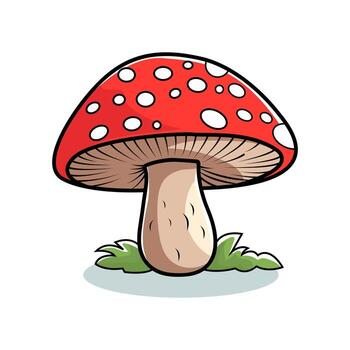
#> input picture samples/bench/07-mushroom-clipart.jpg, 350 x 350 px
$ python -i pipeline.py   (imports and definitions only)
#> lines starting #> are read from the running program, lines starting #| are printed output that depends on the picture; after the words box and inside, x2 and y2 are one past the last pixel; in counts of white or black regions, pixels touching at a corner belong together
### vectorlab/quantize.py
"""Stage 1: palette reduction.

Maps every pixel to one of N palette entries: full colour by k-means,
grayscale by luminance bands, or black and white by a threshold.
"""

import numpy as np

_SRGB_TO_XYZ = np.array(
    [
        [0.4124564, 0.3575761, 0.1804375],
        [0.2126729, 0.7151522, 0.0721750],
        [0.0193339, 0.1191920, 0.9503041],
    ]
)

_D65_WHITE = np.array([0.95047, 1.00000, 1.08883])


def srgb_to_lab(rgb):
    """rgb: float array in [0,1], shape (..., 3) -> CIE Lab."""
    linear = np.where(rgb <= 0.04045, rgb / 12.92, ((rgb + 0.055) / 1.055) ** 2.4)
    xyz = linear @ _SRGB_TO_XYZ.T / _D65_WHITE

    eps = 216.0 / 24389.0
    kappa = 24389.0 / 27.0
    f = np.where(xyz > eps, np.cbrt(xyz), (kappa * xyz + 16.0) / 116.0)

    lab = np.empty_like(xyz)
    lab[..., 0] = 116.0 * f[..., 1] - 16.0
    lab[..., 1] = 500.0 * (f[..., 0] - f[..., 1])
    lab[..., 2] = 200.0 * (f[..., 1] - f[..., 2])
    return lab


def squared_distances(points, centres):
    """(n, k) squared distances, by ||p||^2 - 2 p.c + ||c||^2: a matrix product instead of an
    (n, k, 3) difference array."""
    return np.maximum(
        (points * points).sum(axis=1)[:, None] - 2.0 * points @ centres.T + (centres * centres).sum(axis=1)[None, :], 0.0
    )


def _kmeans_plus_plus_init(points, k, rng):
    centers = [points[rng.integers(len(points))]]
    closest = np.sum((points - centers[0]) ** 2, axis=1)

    for _ in range(k - 1):
        total = float(closest.sum())
        if total <= 0.0:
            centers.append(points[rng.integers(len(points))])
            continue
        pick = rng.random() * total
        index = int(np.searchsorted(np.cumsum(closest), pick))
        index = min(index, len(points) - 1)
        centers.append(points[index])
        closest = np.minimum(closest, np.sum((points - centers[-1]) ** 2, axis=1))

    return np.array(centers)


def _kmeans(points, k, iterations, rng):
    if len(points) <= k:
        return points.copy(), np.arange(len(points))

    centers = _kmeans_plus_plus_init(points, k, rng)
    labels = np.zeros(len(points), dtype=np.int32)

    for _ in range(iterations):
        # Chunked distance computation keeps peak memory bounded.
        for start in range(0, len(points), 65536):
            labels[start : start + 65536] = np.argmin(squared_distances(points[start : start + 65536], centers), axis=1)

        # Every cluster's mean at once; an empty cluster keeps its centre.
        sizes = np.bincount(labels, minlength=k)
        sums = np.stack([np.bincount(labels, weights=points[:, c], minlength=k) for c in range(points.shape[1])], axis=1)
        occupied = sizes > 0
        means = sums[occupied] / sizes[occupied][:, None]
        moved = not np.allclose(means, centers[occupied], atol=1e-4)
        centers[occupied] = means

        if not moved:
            break

    return centers, labels


def quantize_full_color(rgb, color_count, sample_limit=40000, seed=7):
    """rgb: uint8 (h, w, 3). Returns (label_map int32, palette uint8 (k,3))."""
    height, width = rgb.shape[:2]
    flat = rgb.reshape(-1, 3)
    # Each distinct colour is converted and assigned once; pixels look theirs up.
    keys = (flat[:, 0].astype(np.int32) << 16) | (flat[:, 1].astype(np.int32) << 8) | flat[:, 2]
    unique_keys, inverse, counts = np.unique(keys, return_inverse=True, return_counts=True)
    inverse = inverse.ravel()
    colours = np.stack([(unique_keys >> 16) & 255, (unique_keys >> 8) & 255, unique_keys & 255], axis=1) / 255.0
    colour_lab = srgb_to_lab(colours)

    rng = np.random.default_rng(seed)
    if len(flat) > sample_limit:
        sample_index = rng.choice(len(flat), sample_limit, replace=False)
        sample = colour_lab[inverse[sample_index]]
    else:
        sample = colour_lab[inverse]

    centers, _ = _kmeans(sample, color_count, iterations=24, rng=rng)

    colour_labels = np.zeros(len(colour_lab), dtype=np.int32)
    for start in range(0, len(colour_lab), 65536):
        colour_labels[start : start + 65536] = np.argmin(squared_distances(colour_lab[start : start + 65536], centers), axis=1)
    labels = colour_labels[inverse]

    # Empty clusters are dropped and the labels renumbered, so the palette
    # never reports a colour that no pixel actually uses.
    used = np.unique(labels)
    remap = np.full(len(centers), -1, dtype=np.int32)
    remap[used] = np.arange(len(used), dtype=np.int32)

    # Palette in sRGB: mean of the actual pixels assigned to each center,
    # which reads truer than converting the Lab centroid back.
    members = np.bincount(colour_labels, weights=counts, minlength=len(centers))
    sums = np.stack(
        [np.bincount(colour_labels, weights=colours[:, c] * counts, minlength=len(centers)) for c in range(3)], axis=1
    )
    means = sums[used] / members[used][:, None]
    palette = np.clip(means * 255.0, 0, 255).astype(np.uint8)

    return remap[labels].reshape(height, width), palette


# [29 lines left out: functions quantize_grayscale, quantize_monochrome, not called in this run]

### vectorlab/pipeline.py
"""Orchestrates the full raster -> SVG pipeline.

    decode -> quantize -> label regions -> extract rings
           -> simplify -> fit curves -> emit SVG
"""

import math
from dataclasses import dataclass

import numpy as np
from PIL import Image, ImageFilter

from . import curves, regions, simplify, svg
from .quantize import quantize_full_color, quantize_grayscale, quantize_monochrome

MODE_FULL_COLOR = "full_color"
MODE_GRAYSCALE = "grayscale"
MODE_MONOCHROME = "monochrome"


@dataclass
class VectorizeOptions:
    mode: str = MODE_FULL_COLOR
    color_count: int = 8
    gray_count: int = 5
    threshold: int = 128
    max_dimension: int = 640
    upscale: float = 1.0
    presmooth: int = 0
    simplify_epsilon: float = 1.6
    corner_threshold_degrees: float = 42.0
    corner_window: int = 2
    smoothness: float = 1.0
    min_region_area: int = 12
    max_regions: int = 4000
    fit_curves: bool = True
    drop_largest_region: bool = False


class VectorizeRejected(Exception):
    """Raised when the input is beyond what region tracing can represent.

    Failing loudly beats grinding for minutes and emitting a 20 MB file
    of noise: the caller can then fall back, or tell the user plainly.
    """

    def __init__(self, reason, region_count=0):
        super().__init__(reason)
        self.reason = reason
        self.region_count = region_count


@dataclass
class VectorizeResult:
    svg: str
    width: int
    height: int
    shape_count: int
    path_segment_count: int
    palette: list
    notes: tuple = ()


def _load_rgba(path_or_file, max_dimension, upscale, presmooth=0):
    """Returns (rgba, scale) where scale maps source pixels -> traced pixels.

    Upscaling before tracing thickens thin strokes in pixel terms, which
    keeps them from being eaten by simplification.
    """
    image = Image.open(path_or_file).convert("RGBA")
    scale = 1.0

    if upscale and upscale > 1.0:
        scale = float(upscale)
        target = (max(1, round(image.width * scale)), max(1, round(image.height * scale)))
        image = image.resize(target, Image.LANCZOS)

    longest = max(image.size)
    if max_dimension and longest > max_dimension:
        shrink = max_dimension / float(longest)
        scale *= shrink
        target = (max(1, round(image.width * shrink)), max(1, round(image.height * shrink)))
        image = image.resize(target, Image.LANCZOS)

    # Edge-preserving denoise before quantisation. Sensor noise and JPEG
    # ringing otherwise survive as real region boundaries, which is what
    # shatters a photograph into hundreds of speckles.
    if presmooth and presmooth >= 3:
        size = presmooth if presmooth % 2 == 1 else presmooth + 1
        alpha = image.getchannel("A")
        smoothed = image.convert("RGB").filter(ImageFilter.MedianFilter(size))
        image = smoothed.convert("RGBA")
        image.putalpha(alpha)

    return np.array(image), scale


def _quantize(rgb, options):
    if options.mode == MODE_MONOCHROME:
        return quantize_monochrome(rgb, options.threshold)
    if options.mode == MODE_GRAYSCALE:
        return quantize_grayscale(rgb, options.gray_count)
    return quantize_full_color(rgb, options.color_count)


def _collect_regions(label_map, opaque, palette_size, options):
    """Segments first, counts, and rejects before any curve work happens.

    Gating here rather than after tracing is what keeps a noise-heavy
    image from costing minutes to produce something unusable.
    """
    qualifying = []

    for palette_index in range(palette_size):
        mask = (label_map == palette_index) & opaque
        if not mask.any():
            continue

        component_map, component_count = regions.label_components(mask)
        for component in range(component_count):
            area = int((component_map == component).sum())
            if area < options.min_region_area:
                continue
            qualifying.append((area, palette_index, component_map, component))

            if options.max_regions and len(qualifying) > options.max_regions:
                raise VectorizeRejected(
                    f"input produced more than {options.max_regions} regions — "
                    "too detailed or too noisy for region tracing",
                    len(qualifying),
                )

    return qualifying


def vectorize_image(path_or_file, options=None):
#> called with path_or_file = '../samples/bench/07-mushroom-clipart.jpg'
    options = options or VectorizeOptions()
    rgba, scale = _load_rgba(
        path_or_file, options.max_dimension, options.upscale, options.presmooth
    )
#> scale = 1
    height, width = rgba.shape[:2]
#> height = 350; width = 350

    rgb = rgba[..., :3]
#> rgb is the input picture: shape (350, 350, 3); mean R, G, B 229.2, 211, 207.4
    opaque = rgba[..., 3] >= 128
#> opaque: shape (350, 350) bool; every value is 1

    label_map, palette = _quantize(rgb, options)
#> in _kmeans_plus_plus_init, `centers = [points[rng.integers(len(points))]]`: centers = [[61.27, 11.65, 13.89]]
#> the loop in _kmeans_plus_plus_init, `for _ in range(k - 1):` made 7 passes
#> (total, pick, index) on passes 1 to 7: (75436038.1, 70309352.6, 37279), (23334686.6, 3363137.2, 5852), (10737223.9, 7128915, 26660), (10493422.9, 721485.3, 2907), (4188674.3, 3414440.1, 33078), (4106633.4, 2086782.9, 20814), (3239821.1, 171230.4, 2167)
#> after the loop in _kmeans_plus_plus_init, `for _ in range(k - 1):`: centers = [[61.27, 11.65, 13.89], [98.52, 3.04, -2.16], [51.24, 70.64, 45.33], [93.67, -10.66, 15.34], [3.12, 3, 0.628], [76.21, 8.51, -3.74], [60.71, -30.22, 42.61], [100, -1.67e-05, 6.67e-06]]
#> the loop in _kmeans, `for _ in range(iterations):` made 24 passes
#> sizes on passes 1 to 12: [3602, 1189, 3195, 450, 2161, 977, 562, 27864], [2550, 1494, 3215, 1398, 2263, 608, 576, 27896], [2479, 1508, 3189, 1505, 2207, 414, 583, 28115], [2441, 1520, 3172, 1566, 2177, 365, 585, 28174], [2372, 1527, 3161, 1602, 2161, 388, 582, 28207], [2282, 1533, 3151, 1601, 2149, 457, 582, 28245], [2189, 1547, 3136, 1600, 2141, 538, 582, 28267], [2136, 1566, 3124, 1604, 2122, 592, 577, 28279], [2112, 1577, 3115, 1617, 2096, 628, 575, 28280], [2120, 1588, 3115, 1616, 2075, 628, 573, 28285], [2118, 1596, 3117, 1615, 2040, 657, 568, 28289], [2130, 1610, 3121, 1617, 2006, 655, 568, 28293]
#> after the loop in _kmeans, `for _ in range(iterations):`: centers = [[55.79, 12.23, 14.66], [83.99, -4.61, -1.11], [53.42, 67.41, 44.52], [80.52, 7.85, 15.5], [5.38, 3.19, 2.39], [23.84, 27.17, 18.28], [60.83, -25.46, 35.03], [99.82, -0.039, 0.126]]
#> the loop in quantize_full_color, `for start in range(0, len(colour_lab), 65536):` made 1 pass
#> in quantize_full_color, `used = np.unique(labels)`: used = [0, 1, 2, 3, 4, 5, 6, 7]
#> in quantize_full_color, `remap = np.full(len(centers), -1, dtype=np.int32)`: remap = [-1, -1, -1, -1, -1, -1, -1, -1]
#> in quantize_full_color, `members = np.bincount(colour_labels, weights=counts, minlength=len(cen..`: members = [7567, 4865, 9420, 4985, 5439, 2150, 1832, 86242]
#> in quantize_full_color, `sums = np.stack( [np.bincount(colour_labels, weights=colours[:, c] * c..`: sums = [[4838.9, 3715.8, 3223.7], [3797.8, 4048.3, 4031.3], [8809.7, 2078.6, 2023.5], [4412, 3790.8, 3353.6], [454.3, 258, 209.4], [859.9, 298.2, 254.3], [871.9, 1129.4, 590.6], [86071.5, 86064.7, 85970.4]]
#> in quantize_full_color, `means = sums[used] / members[used][:, None]`: means = [[0.639, 0.491, 0.426], [0.781, 0.832, 0.829], [0.935, 0.221, 0.215], [0.885, 0.76, 0.673], [0.0835, 0.0474, 0.0385], [0.4, 0.139, 0.118], [0.476, 0.616, 0.322], [0.998, 0.998, 0.997]]
#> in quantize_full_color, `palette = np.clip(means * 255.0, 0, 255).astype(np.uint8)`: palette = [[163, 125, 108], [199, 212, 211], [238, 56, 54], [225, 193, 171], [21, 12, 9], [101, 35, 30], [121, 157, 82], [254, 254, 254]]
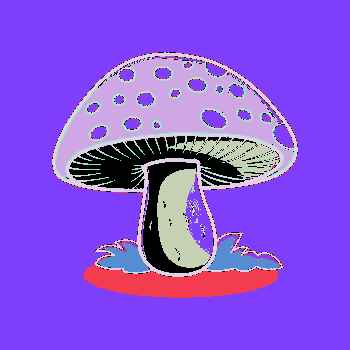
#> label_map: shape (350, 350) int32; 8 distinct labels, from 0 to 7; one colour per label, 0 black
    corner_threshold = math.radians(options.corner_threshold_degrees)
    inverse_scale = 1.0 / scale if scale else 1.0
#> inverse_scale = 1

    qualifying = _collect_regions(label_map, opaque, len(palette), options)
#> the loop in _collect_regions, `for palette_index in range(palette_size):` made 1 pass
#> pass 1, in _collect_regions, `mask = (label_map == palette_index) & opaque`:
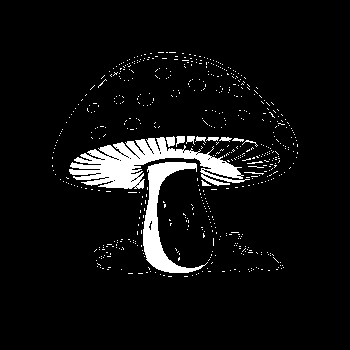
#> mask: shape (350, 350) bool; 6.2% white; 593 white regions (580 under 20 px), largest, box (x1, y1, x2, y2) and area: (69, 137, 250, 189) 3987, (143, 162, 208, 273) 2061, (166, 136, 175, 147) 75
#> after the loop in _collect_regions, `for palette_index in range(palette_size):`: qualifying = []

    candidates = []
    for area, palette_index, component_map, component in qualifying:
        component_mask = component_map == component

        rings = regions.extract_rings(component_mask)
        if not rings:
            continue

        rings_segments = []
        segment_count = 0
        for ring in rings:
            reduced = simplify.simplify_ring(ring, options.simplify_epsilon)
            if len(reduced) < 3:
                continue
            if options.fit_curves:
                segments = curves.fit_ring(
                    reduced, corner_threshold, options.smoothness, options.corner_window
                )
            else:
                segments = curves.polygon_segments(reduced)
            if segments:
                rings_segments.append((reduced[0], segments))
                segment_count += len(segments)

        if rings_segments:
            candidates.append((area, palette_index, rings_segments, segment_count))

    # Paint largest first so small details land on top.
    candidates.sort(key=lambda item: item[0], reverse=True)
    if options.drop_largest_region and candidates:
        candidates = candidates[1:]

    shapes = []
    total_segments = 0
    for _, palette_index, rings_segments, segment_count in candidates:
        shapes.append(
            {
                "data": svg.path_data(rings_segments, inverse_scale),
                "fill": svg.to_hex(palette[palette_index]),
            }
        )
        total_segments += segment_count

    output_width = int(round(width * inverse_scale))
    output_height = int(round(height * inverse_scale))

    return VectorizeResult(
        svg=svg.build_svg(shapes, output_width, output_height),
        width=output_width,
        height=output_height,
        shape_count=len(shapes),
        path_segment_count=total_segments,
        palette=[svg.to_hex(entry) for entry in palette],
    )

#> (the run stopped early here; a loop or call above may not have finished)

$ run again, on samples/bench/03-line-sketch.png
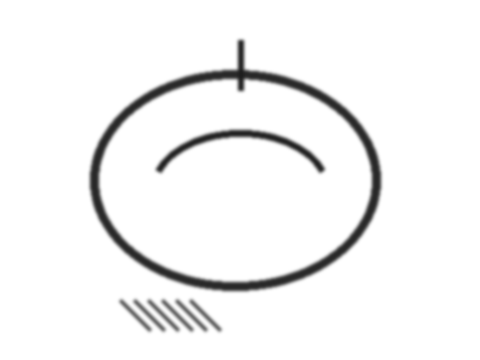
#> input picture samples/bench/03-line-sketch.png, 480 x 360 px
#> scale = 1
#> in vectorize_image, rgb is the input picture: shape (360, 480, 3); min 30, max 255, mean 243.4
#> opaque: shape (360, 480) bool; every value is 1
#> unique_keys = 220 values from 1973790 to 16777215; counts = 220 values, max 152473 at index 219, min 1 at index 156, mean 785.5
#> colours = 220 rows, first 8: [0.118, 0.118, 0.118], [0.122, 0.122, 0.122], [0.125, 0.125, 0.125], [0.129, 0.129, 0.129], [0.133, 0.133, 0.133], [0.137, 0.137, 0.137], [0.141, 0.141, 0.141], [0.145, 0.145, 0.145]
#> linear = 220 rows, first 8: [0.013, 0.013, 0.013], [0.0137, 0.0137, 0.0137], [0.0144, 0.0144, 0.0144], [0.0152, 0.0152, 0.0152], [0.016, 0.016, 0.016], [0.0168, 0.0168, 0.0168], [0.0176, 0.0176, 0.0176], [0.0185, 0.0185, 0.0185]
#> xyz has the same summary as linear
#> f = 220 rows, first 8: [0.235, 0.235, 0.235], [0.239, 0.239, 0.239], [0.244, 0.244, 0.244], [0.248, 0.248, 0.248], [0.252, 0.252, 0.252], [0.256, 0.256, 0.256], [0.26, 0.26, 0.26], [0.264, 0.264, 0.264]
#> colour_lab = 220 rows, first 8: [11.26, -3.92e-06, 1.57e-06], [11.76, -3.99e-06, 1.6e-06], [12.25, -4.06e-06, 1.62e-06], [12.74, -4.13e-06, 1.65e-06], [13.23, -4.2e-06, 1.68e-06], [13.71, -4.27e-06, 1.71e-06], [14.2, -4.34e-06, 1.74e-06], [14.68, -4.41e-06, 1.76e-06]
#> in _kmeans_plus_plus_init, `centers = [points[rng.integers(len(points))]]`: centers = [[100, -1.67e-05, 6.67e-06]]
#> the loop in _kmeans_plus_plus_init, `for _ in range(k - 1):` made 7 passes
#> (total, pick, index) on passes 1 to 7: (10865849.8, 10127399.1, 37284), (1179374.3, 169978.6, 5077), (618421, 410596.9, 26522), (208575.1, 14340.8, 2732), (141011.4, 114946.9, 32705), (128069.8, 65078.6, 21479), (95422.9, 5043.3, 2331)
#> after the loop in _kmeans_plus_plus_init, `for _ in range(k - 1):`: centers = [[100, -1.67e-05, 6.67e-06], [41.96, -8.33e-06, 3.33e-06], [18, -4.89e-06, 1.95e-06], [76.61, -1.33e-05, 5.32e-06], [63.6, -1.14e-05, 4.57e-06], [58.64, -1.07e-05, 4.29e-06], [31.03, -6.76e-06, 2.7e-06], [79.88, -1.38e-05, 5.51e-06]]
#> the loop in _kmeans, `for _ in range(iterations):` made 6 passes
#> (sizes, moved) on passes 1 to 6: ([36867, 355, 964, 295, 224, 387, 388, 520], True), ([36713, 319, 962, 332, 210, 391, 416, 657], True), ([36641, 312, 964, 339, 215, 383, 424, 722], True), ([36639, 312, 964, 351, 215, 383, 424, 712], True), ([36639, 312, 964, 368, 215, 383, 424, 695], True), ([36639, 312, 964, 368, 215, 383, 424, 695], False)
#> after the loop in _kmeans, `for _ in range(iterations):`: centers = [[99.93, -1.67e-05, 6.66e-06], [44.84, -8.74e-06, 3.5e-06], [18.26, -4.92e-06, 1.97e-06], [73.74, -1.29e-05, 5.16e-06], [65.39, -1.17e-05, 4.68e-06], [54.69, -1.02e-05, 4.06e-06], [30.93, -6.74e-06, 2.7e-06], [87.34, -1.48e-05, 5.94e-06]]
#> in quantize_full_color, `colour_labels = np.zeros(len(colour_lab), dtype=np.int32)`: colour_labels = 220 values from 0 to 0
#> the loop in quantize_full_color, `for start in range(0, len(colour_lab), 65536):` made 1 pass
#> after the loop in quantize_full_color, `for start in range(0, len(colour_lab), 65536):`: colour_labels = 220 values, max 7 at index 164, min 0 at index 201, mean 3.76
#> used = [0, 1, 2, 3, 4, 5, 6, 7]
#> remap = [-1, -1, -1, -1, -1, -1, -1, -1]
#> members = [157837, 1363, 4161, 1596, 991, 1771, 1938, 3143]
#> sums = [[157705, 157705, 157705], [562.8, 562.8, 562.8], [735.6, 735.6, 735.6], [1135.6, 1135.6, 1135.6], [621.1, 621.1, 621.1], [908.3, 908.3, 908.3], [552.6, 552.6, 552.6], [2692.7, 2692.7, 2692.7]]
#> means = [[0.999, 0.999, 0.999], [0.413, 0.413, 0.413], [0.177, 0.177, 0.177], [0.712, 0.712, 0.712], [0.627, 0.627, 0.627], [0.513, 0.513, 0.513], [0.285, 0.285, 0.285], [0.857, 0.857, 0.857]]
#> in quantize_full_color, `palette = np.clip(means * 255.0, 0, 255).astype(np.uint8)`: palette = [[254, 254, 254], [105, 105, 105], [45, 45, 45], [181, 181, 181], [159, 159, 159], [130, 130, 130], [72, 72, 72], [218, 218, 218]]
#> in vectorize_image, `label_map, palette = _quantize(rgb, options)`:
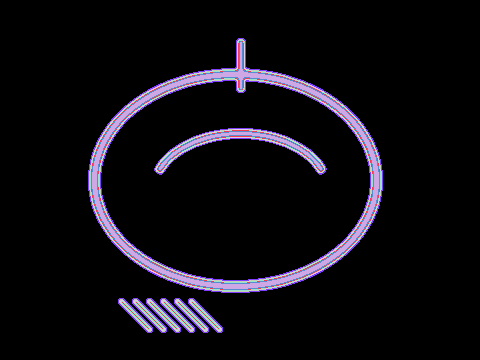
#> label_map: shape (360, 480) int32; 8 distinct labels, from 0 to 7; one colour per label, 0 black
#> inverse_scale = 1
#> the loop in _collect_regions, `for palette_index in range(palette_size):` made 1 pass
#> pass 1, in _collect_regions, `mask = (label_map == palette_index) & opaque`:
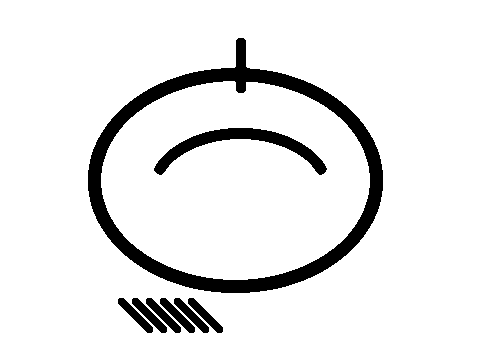
#> mask: shape (360, 480) bool; 91.3% white; 8 black regions, largest, box (x1, y1, x2, y2) and area: (88, 38, 383, 293) 10705, (154, 128, 327, 175) 2140, (118, 298, 153, 333) 353
#> after the loop in _collect_regions, `for palette_index in range(palette_size):`: qualifying = []
